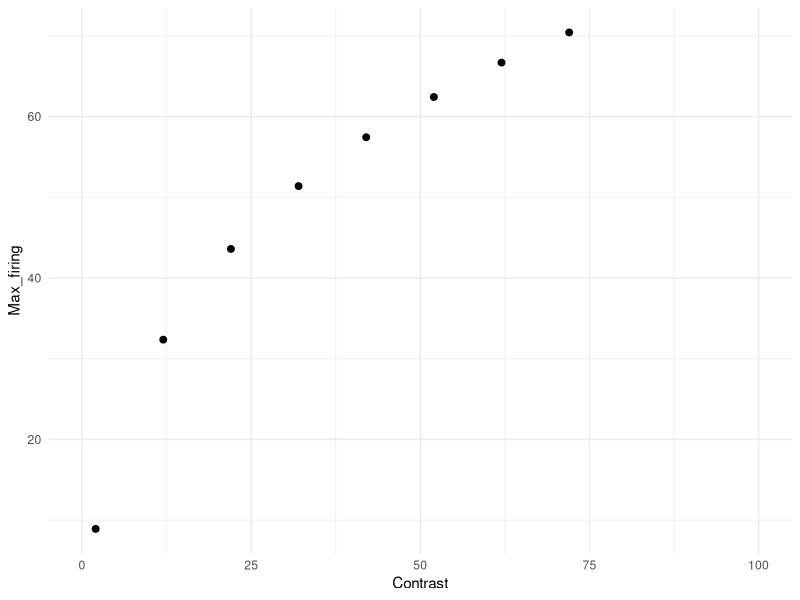
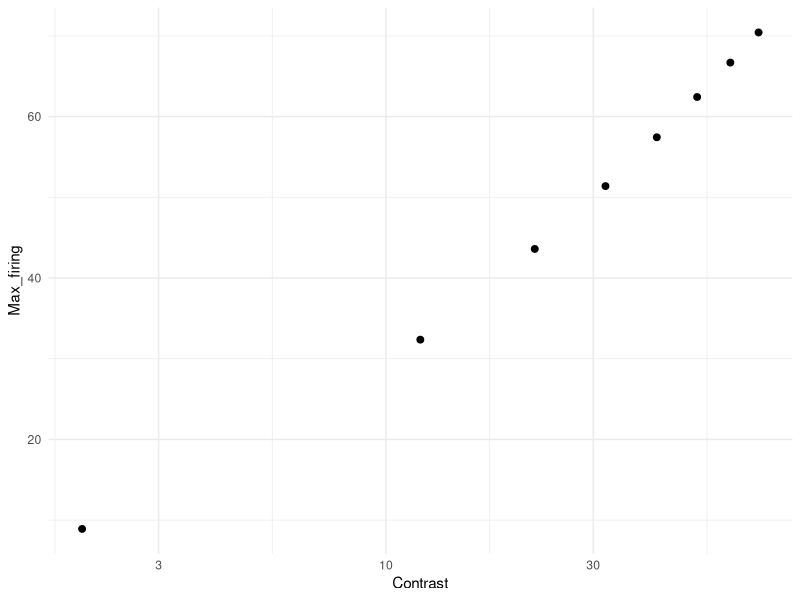

These figures' R source, in order: (Note: this script raises an error after producing the figures.)
# Simulation assuming log squared function on Liu et al. (2015, fig. 1A)

library(tidyverse)
library(doParallel)
library(foreach)
library(cowplot)

Contrast <- c(2, 12, 22, 32, 42, 52, 62, 72)
a <- 2.2766
b <- 1.2853

Max_firing <- a * (log(Contrast) + b)^2
df_ah <- data.frame(Contrast, Max_firing)

g1 <- ggplot(df_ah, aes(x = Contrast, y = Max_firing)) +
  geom_point(size = 2) +
  coord_cartesian(xlim = c(0, 100)) +
  theme_minimal()
g1            

g2 <- ggplot(df_ah, aes(x = Contrast, y = Max_firing)) +
  geom_point(size = 2) +
  scale_x_log10() +
  theme_minimal()
g2 

### Simulation ###
cl <- makeCluster(parallel::detectCores() - 1)
registerDoParallel(cl)

n_neurons <- 180                                               # Number of neurons in the population
orientations <- seq(1, 180, by = 1)                            # Possible orientations (0 to 359 degrees)
preferred_orientations <-  seq(1, 180, length.out = n_neurons) # Preferred orientation of each neuron
max_firing_seq <- df_ah$Max_firing                             # Maximum firing rate of each neuron
contrast <-       df_ah$Contrast
tuning_width    <- 20                                          # Tuning width (standard deviation) of each neuron's response curve
n_trials <- 10000

all_results <- list()

for (max_firing_rate in max_firing_seq) {
  
  cat("Running max firing rate =", max_firing_rate, "\n")
  
  tuning_curves <- matrix(0, nrow = n_neurons, ncol = length(orientations))
  
  for (i in 1:n_neurons) {
    tuning_curves[i, ] <- max_firing_rate * exp(
      -0.5 * (
        pmin(abs(orientations - preferred_orientations[i]),
             180 - abs(orientations - preferred_orientations[i]))^2
      ) / tuning_width^2
    )
  }
  
  # ---- 90 ----
  responses_90 <- foreach(
    i = 1:n_trials,
    .combine = rbind,
    .packages = "stats"
  ) %dopar% {
    
    input_90 <- rnorm(n_trials, 90, 0)
    idx <- round(input_90[i]) + 1
    idx <- pmin(pmax(idx, 1), 180)
    
    mu <- tuning_curves[, idx]
    mu[mu == 0] <- 1e-8
    
    resp <- rnbinom(n_neurons, size = 1000000, mu = mu)
    
    cbind(resp,
          neuron = seq_len(n_neurons),
          stim = 90,
          trial = i,
          maxFR = max_firing_rate)
  }
  
  # ---- 91 ----
  responses_91 <- foreach(
    i = 1:n_trials,
    .combine = rbind,
    .packages = "stats"
  ) %dopar% {
    
    input_91 <- rnorm(n_trials, 91, 0)
    idx <- round(input_91[i]) + 1
    idx <- pmin(pmax(idx, 1), 180)
    
    mu <- tuning_curves[, idx]
    mu[mu == 0] <- 1e-8
    
    resp <- rnbinom(n_neurons, size = 1000000, mu = mu)
    
    cbind(resp,
          neuron = seq_len(n_neurons),
          stim = 91,
          trial = i,
          maxFR = max_firing_rate)
  }
  
  df_tmp <- as.data.frame(rbind(responses_90, responses_91))
  colnames(df_tmp) <- c("Spikes", "Neuron", "Stimulus", "Trial", "Contrast")
  
  all_results[[as.character(max_firing_rate)]] <- df_tmp
}

df <- do.call(rbind, all_results)
df$Contrast <- contrast[match(df$Contrast, max_firing_seq)]

### Weber law in contrast discrimination ###
df %>%
  group_by(Stimulus, Contrast, Trial) %>%
  summarise(Sum_spikes = sum(Spikes), .groups = "drop") -> df_sum

g3 <- ggplot(df_sum, aes(x = Sum_spikes, color = factor(Contrast))) +
  geom_density(alpha = 0.2, linewidth = 1) +
  theme_classic() +
  labs(
    x = "Sum of spikes",
    y = "Density",
    color = "Contrast",
    fill =  "Contrast"
  )
g3

df_sum %>%
  group_by(Contrast) %>%
  summarise(Mean_sum_spikes = mean(Sum_spikes),
            SD_sum_spikes = sd(Sum_spikes), .groups = "drop") -> df_summary
colnames(df_summary) <- c("Contrast", "mu", "sigma")

dC <-  diff(df_summary$Contrast)
dmu <- diff(df_summary$mu)

# μ'
mu_prime <- c(
  dmu[1] / dC[1],                                 　　　　　# 前方差分（最初）
  (dmu[-1]/dC[-1] + dmu[-length(dmu)]/dC[-length(dC)]) / 2, # 中央差分
  dmu[length(dmu)] / dC[length(dC)]                         # 後方差分（最後）
)
df_summary$mu_prime <- mu_prime

# μ'(C)ΔC ≈ σ
# μ'(C): コントラストの微小変化に対するμの変化
# ΔC:    コントラストの変化量
# μの変化がσと同じ大きさになったとき丁度弁別できる(d'=1に相当するJND)
df_summary$DeltaC_pred <- df_summary$sigma / df_summary$mu_prime # JND
df_summary <- mutate(df_summary, Weber_ratio_pred = DeltaC_pred / Contrast) # ΔC / C (Weber ratio)
df_summary

df_plot <- df_summary %>%
  slice(2:(n() - 1))

g4 <- ggplot(df_plot, aes(x = Contrast, y = DeltaC_pred)) +
  geom_line() +
  geom_point() +
  theme_classic() +
  ylab("ΔC (JND of d' = 1)") +
  xlab("Contrast")

g5 <- ggplot(df_plot, aes(x = Contrast, y = Weber_ratio_pred)) +
  geom_line() +
  geom_point() +
  theme_classic() +
  coord_cartesian(ylim = c(0.03, 0.05)) +
  ylab("ΔC/C") +
  xlab("Contrast")

g6 <- df_summary %>%
  ggplot(aes(x = Contrast, y = mu)) +
  geom_point(size = 2) +
  scale_x_log10() +
  scale_y_log10() +
  theme_minimal() +
  ylab("Mean_sum_spikes")

top    <- plot_grid(g3, ncol = 1)
middle <- plot_grid(g1, g6, ncol = 2)
bottom <- plot_grid(g4, g5, ncol = 2)
g <- plot_grid(top, middle, bottom, ncol = 1, rel_heights = c(1, 1))
ggsave("contrast_discrimination_log_squared.png", g, width = 6, height = 8.2, dpi = 300)
